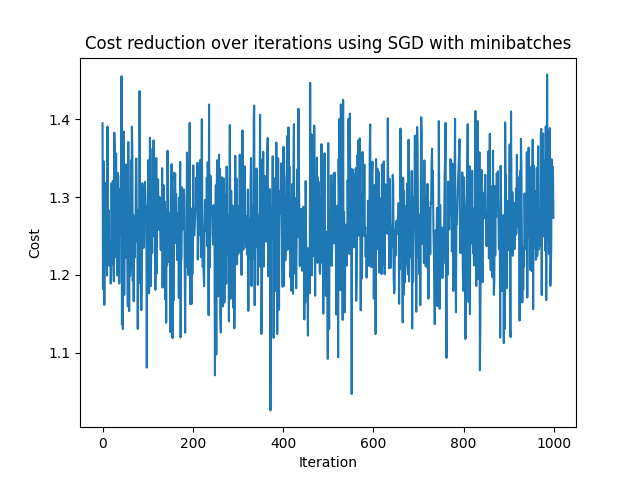

This chart was generated by the following Python code:
import numpy as np
import matplotlib.pyplot as plt
from SGD import sgd
from SMaxReg import softmax_cost_and_grad
from scipy.io import loadmat

mat = loadmat('SwissRollData.mat')

X = np.array(mat['Yt']).T
y = np.array(mat['Ct']).T

# Parameters
learning_rate = 0.0001
iterations = 1000
batch_size = 100  # Size of the minibatch

# Run SGD optimizer with minibatches
w_opt_minibatch, biases, costs_minibatch = sgd(X, y, softmax_cost_and_grad, learning_rate, iterations, batch_size, bias = True)

# Plotting the optimization process with minibatches
# print(biases)
plt.plot(biases)
plt.xlabel('Iteration')
plt.ylabel('Cost')
plt.title('bias adaption over iterations using SGD with minibatches')
plt.savefig('SGDSoftMaxBiasesTest.png')
plt.show()

plt.plot(costs_minibatch)
plt.xlabel('Iteration')
plt.ylabel('Cost')
plt.title('Cost reduction over iterations using SGD with minibatches')
plt.savefig('SGDSoftMaxTest.png')
plt.show()